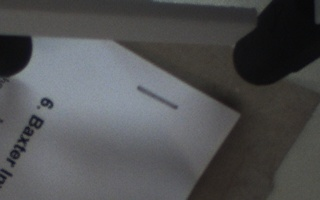
#> input picture cv_test_images/rot_05.jpg, 320 x 200 px, found by its file name
$ python detect_staple.py
#> lines starting #> are read from the running program, lines starting #| are printed output that depends on the picture; after the words box and inside, x2 and y2 are one past the last pixel; in counts of white or black regions, pixels touching at a corner belong together
#!/usr/bin/env python
#-*- coding:utf-8 -*-
import cv2 as cv
import sys
import numpy as np
from matplotlib import pyplot as plot
from copy import deepcopy

def compare_to_mask(img):
    cmp_mask = cv.imread("/home/user/schuermann_BA/ros_ws/src/baxter_staples/cv_test_images/contour-1.jpg", 0)
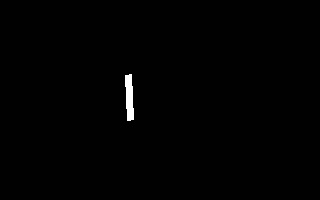
#> input picture cv_test_images/contour-1.jpg, 320 x 200 px, found by its file name
#> cmp_mask is the input picture: shape (200, 320); min 0, max 255, mean 2.3
    edges = cv.Canny(img, 10, 100)
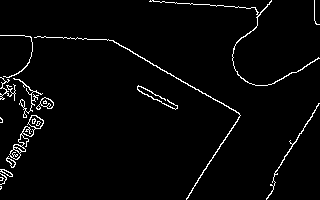
#> edges: shape (200, 320); 2.9% white in thin lines or dots
    contours = cv.findContours(edges.copy(), cv.RETR_TREE, cv.CHAIN_APPROX_SIMPLE)[1]
#> contours = 37 contours, 20 with area under 20; largest, box (x1, y1, x2, y2) and area: (9, 115, 44, 160) 295, (28, 115, 44, 129) 126, (34, 36, 241, 200) 122, (36, 97, 54, 110) 110, (40, 97, 54, 109) 90
    best_match = 1.0
    for c in contours:
        work_mask = np.ones(img.shape[:2], np.uint8)
        rect = cv.minAreaRect(c)
        box = cv.boxPoints(rect)
        box = np.int0(box)
        cv.drawContours(work_mask, [box], 0, 255, -1)
        match = cv.matchShapes(cmp_mask, work_mask, 1, 0.0)
        if match < best_match:
            best_match = match
            best_mask = deepcopy(work_mask)
#> this loop made 37 passes
#> (rect, box, match, best_match) on passes 1, 6, 10, 27: (((0.5, 187.5), (3, 1), -90), [[1, 189], [0, 189], [0, 186], [1, 186]], 0.867, 0.867), (((10.25, 161.8), (6.36, 11.31), -45), [[11, 168], [3, 160], [8, 155], [16, 163]], 0.837, 0.837), (((26, 137.5), (48.88, 14.58), -59.04), [[19, 162], [7, 154], [32, 112], [44, 120]], 0.106, 0.106), (((156.8, 97.4), (6.26, 45.62), -63.43), [[175, 110], [135, 90], [137, 84], [178, 104]], 0.0156, 0.0156)
#> (rect, box, match) on passes 2, 3, 4, 5, 7, 8: (((1.5, 178.5), (3, 3), -90), [[3, 180], [0, 180], [0, 177], [3, 177]], 0.879), (((3, 178.5), (11, 6), -90), [[6, 184], [0, 184], [0, 173], [6, 173]], 0.899), (((6.1, 172.3), (4.02, 13.86), -63.43), [[11, 177], [0, 171], [0, 167], [13, 173]], 0.893), (((6.58, 172.4), (3.33, 11.93), -56.31), [[10, 177], [0, 170], [2, 167], [12, 174]], 0.9), (((10.25, 161.8), (4.95, 9.9), -45), [[12, 167], [5, 160], [8, 156], [15, 163]], 0.877), (((31, 131), (0, 0), -90), [[31, 131], [31, 131], [31, 131], [31, 131]], 0.841)
#> pass 1, in compare_to_mask, `best_mask = deepcopy(work_mask)`:
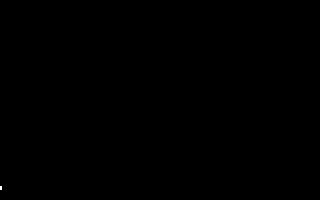
#> best_mask: shape (200, 320); values 1 (black) and 255 (white), 0.01% white; 1 white region (1 under 20 px)
#> after the loop:
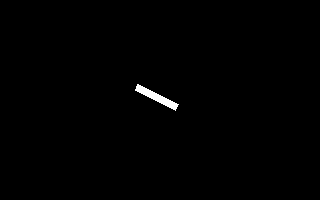
#> best_mask: shape (200, 320); values 1 (black) and 255 (white), 0.51% white; 1 white region, box (x1, y1, x2, y2) and area: (135, 84, 179, 111) 329
#> after the loop:
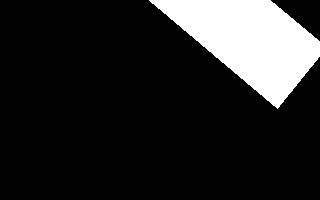
#> work_mask: shape (200, 320); values 1 (black) and 255 (white), 14.9% white; 1 white region, box (x1, y1, x2, y2) and area: (149, 0, 320, 109) 9532
#> after the loop, best_match = 0.0156
    plot.subplot(211), plot.imshow(cmp_mask, cmap = "gray"), plot.title("comparator"), plot.xticks([]), plot.yticks([])
    plot.subplot(212), plot.imshow(best_mask, cmap = "gray"), plot.title(best_match), plot.xticks([]), plot.yticks([])
    plot.show()
    cv.imwrite("/home/user/schuermann_BA/ros_ws/src/baxter_staples/cv_test_images/contour_rota05.jpg", best_mask)

def main():
    img = cv.imread("/home/user/schuermann_BA/ros_ws/src/baxter_staples/cv_test_images/rot_05.jpg", 0)
    compare_to_mask(img)


if __name__ == "__main__":
    main()
